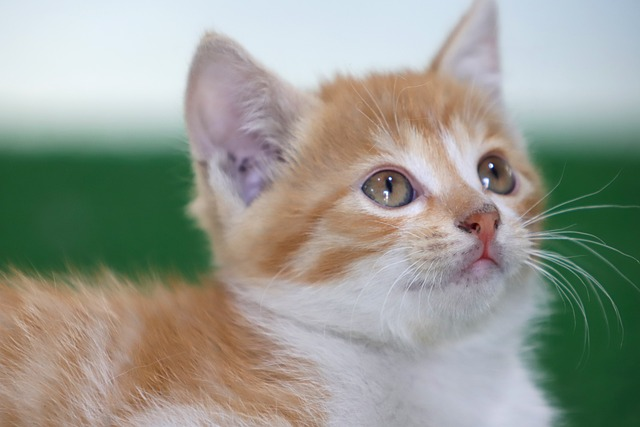
#> input picture img.jpg, 640 x 427 px
$ jupyter execute 07_Image_Cutting.ipynb
#> lines starting #> are read from the running program, lines starting #| are printed output that depends on the picture; after the words box and inside, x2 and y2 are one past the last pixel; in counts of white or black regions, pixels touching at a corner belong together
# 이미지 자르기

> crop=이미지 변수명[세로 범위, 가로 범위]

ex) crop=img[100:200,300:400]

## 영역을 잘라서 새로운 창에 표시

[cell 1]
import cv2

img=cv2.imread('img.jpg') # 해당 경로의 파일 읽어오기
#> img is the input picture: shape (427, 640, 3); mean B, G, R 145.2, 155.2, 151.9
# img.shape=(427,640,3)

crop=img[100:200, 300:400] # 세로: 100~200픽셀, 가로: 300~400픽셀까지 자름
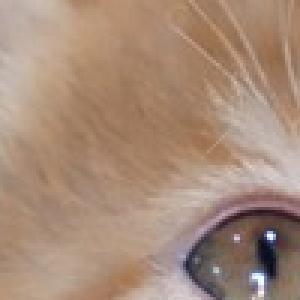
#> crop: shape (100, 100, 3) (shown 3 times larger); mean B, G, R 120.5, 139.1, 166.8

cv2.imshow('img',img) # 원본 이미지
cv2.imshow('crop',crop) # 잘린 이미지

cv2.waitKey(0)
cv2.destroyAllWindows()

## 영역을 잘라서 기존 창에 표시

[cell 2]
import cv2

img=cv2.imread('img.jpg') # 해당 경로의 파일 읽어오기
# img.shape=(427,640,3)

crop=img[100:200, 300:400] # 세로: 100~200픽셀, 가로: 300~400픽셀까지 자름
img[100:200,400:500]=crop
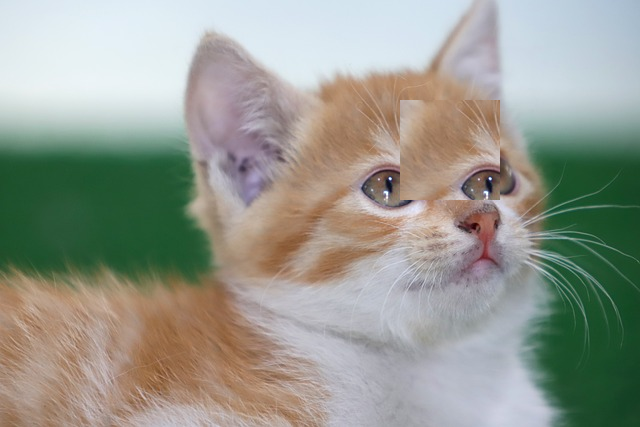
#> img: shape (427, 640, 3); 3.66% of pixels changed, all inside (x1, y1, x2, y2) = (400, 100, 500, 200)

cv2.imshow('img',img) # 원본 이미지

cv2.waitKey(0)
cv2.destroyAllWindows()

$ run again, with newspaper.jpg copied over img.jpg
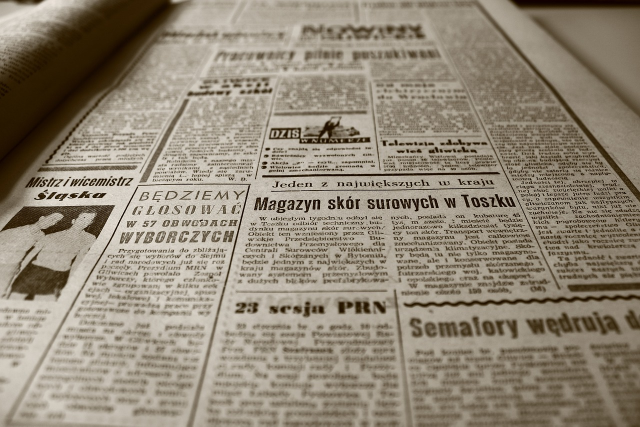
#> input picture newspaper.jpg, 1280 x 853 px (shown at 1/2 size)
#> img is the input picture: shape (853, 1280, 3); mean B, G, R 118.6, 135.1, 145.4
#> `crop=img[100:200, 300:400]`:
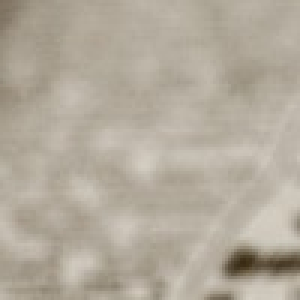
#> crop: shape (100, 100, 3) (shown 3 times larger); mean B, G, R 156, 170.1, 178.4
#> `img[100:200,400:500]=crop`:
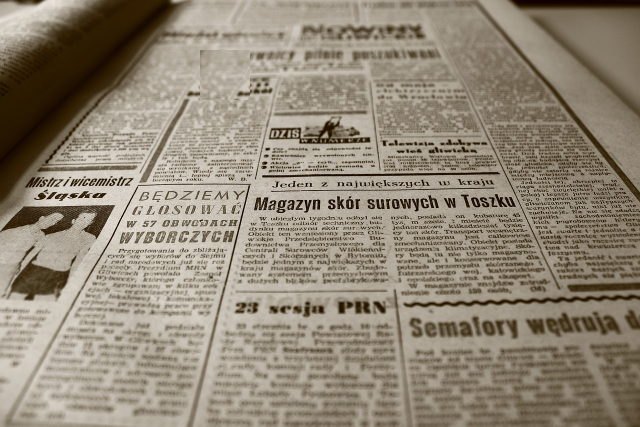
#> img: shape (853, 1280, 3) (shown at 1/2 size); 0.91% of pixels changed, all inside (x1, y1, x2, y2) = (400, 100, 500, 200)
